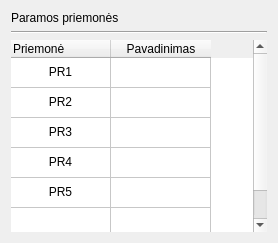
             <widget class="QWidget" name="PARAMOS_TAB">
              <attribute name="title">
               <string>Priemonės</string>
              </attribute>
              <layout class="QVBoxLayout" name="verticalLayout_5">
               <item>
                <widget class="QLabel" name="label_4">
                 <property name="text">
                  <string>Paramos priemonės</string>
                 </property>
                </widget>
               </item>
               <item>
                <widget class="Line" name="line_4">
                 <property name="orientation">
                  <enum>Qt::Horizontal</enum>
                 </property>
                </widget>
               </item>
               <item>
                <widget class="QTableWidget" name="tableWidget">
                 <property name="enabled">
                  <bool>true</bool>
                 </property>
                 <property name="minimumSize">
                  <size>
                   <width>0</width>
                   <height>0</height>
                  </size>
                 </property>
                 <property name="frameShape">
                  <enum>QFrame::NoFrame</enum>
                 </property>
                 <attribute name="horizontalHeaderHighlightSections">
                  <bool>true</bool>
                 </attribute>
                 <attribute name="verticalHeaderVisible">
                  <bool>false</bool>
                 </attribute>
                 <row>
                  <property name="text">
                   <string>1.</string>
                  </property>
                 </row>
                 <row>
                  <property name="text">
                   <string>2.</string>
                  </property>
                 </row>
                 <row>
                  <property name="text">
                   <string>3.</string>
                  </property>
                 </row>
                 <row>
                  <property name="text">
                   <string>4.</string>
                  </property>
                 </row>
                 <row>
                  <property name="text">
                   <string>5.</string>
                  </property>
                 </row>
                 <row>
                  <property name="text">
                   <string>New Row</string>
                  </property>
                 </row>
                 <column>
                  <property name="text">
                   <string>Priemonė</string>
                  </property>
                  <property name="textAlignment">
                   <set>AlignLeft|AlignVCenter</set>
                  </property>
                 </column>
                 <column>
                  <property name="text">
                   <string>Pavadinimas</string>
                  </property>
                 </column>
                 <item row="0" column="0">
                  <property name="text">
                   <string>PR1</string>
                  </property>
                  <property name="textAlignment">
                   <set>AlignHCenter|AlignVCenter|AlignCenter</set>
                  </property>
                 </item>
                 <item row="1" column="0">
                  <property name="text">
                   <string>PR2</string>
                  </property>
                  <property name="textAlignment">
                   <set>AlignHCenter|AlignVCenter|AlignCenter</set>
                  </property>
                 </item>
                 <item row="2" column="0">
                  <property name="text">
                   <string>PR3</string>
                  </property>
                  <property name="textAlignment">
                   <set>AlignHCenter|AlignVCenter|AlignCenter</set>
                  </property>
                 </item>
                 <item row="3" column="0">
                  <property name="text">
                   <string>PR4</string>
                  </property>
                  <property name="textAlignment">
                   <set>AlignHCenter|AlignVCenter|AlignCenter</set>
                  </property>
                 </item>
                 <item row="4" column="0">
                  <property name="text">
                   <string>PR5</string>
                  </property>
                  <property name="textAlignment">
                   <set>AlignHCenter|AlignVCenter|AlignCenter</set>
                  </property>
                 </item>
                </widget>
               </item>
              </layout>
             </widget>
